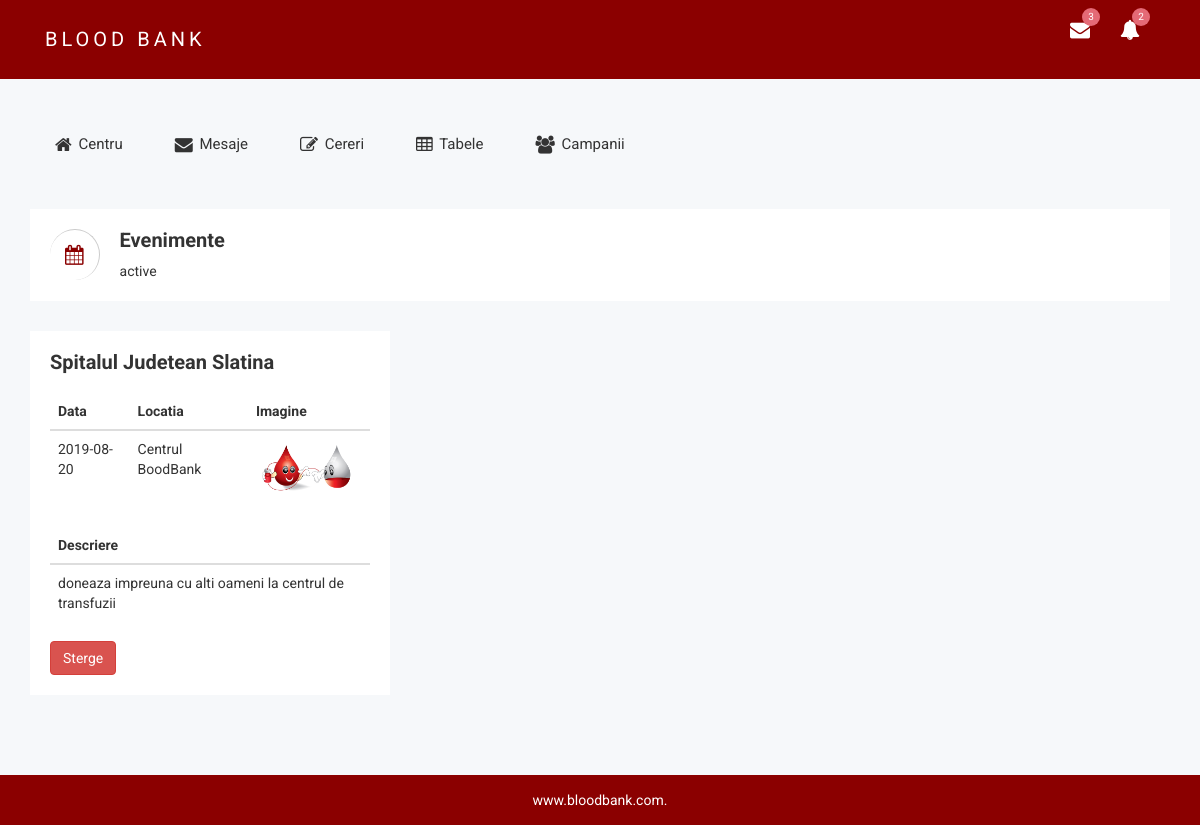
/bloodbank/a_centru/index.php/evenimente, run on the app's committed database.
### tables this page shows
CREATE TABLE `campanii` (
  `ID` int(255) NOT NULL,
  `denumire` varchar(255) NOT NULL,
  `descriere` varchar(255) NOT NULL,
  `data` date NOT NULL,
  `locatie` varchar(255) NOT NULL,
  `imagine` varchar(255) NOT NULL,
  `in_asteptare` int(255) NOT NULL,
  `participanti` int(255) NOT NULL
);

### bloodbank/a_centru/application/controllers/Evenimente.php (called while the page is built, shortened)
<?php
class Evenimente extends CI_Controller {
	public function __construct()
	{
		$this->load->model('eveniment_m');
	}
  	public function vizualizare_evenimente(){
  		$data = array(
			'evenimente' => $this->eveniment_m->get_evenimente_active(),
		);
		$this->load->view('layout/header');
		$this->load->view('layout/navbar');
		$this->load->view('events/evenimente',$data);
		$this->load->view('layout/footer');
  	}
}

### bloodbank/a_centru/index.php (called while the page is built, shortened)
<?php
require_once BASEPATH.'core/CodeIgniter.php';

### bloodbank/a_centru/application/models/eveniment_m.php (called while the page is built, shortened)
<?php
class eveniment_m extends CI_Model {
	function get_evenimente_active(){
		$this->db->select('*');
		$this->db->from('campanii');
		$this->db->where('in_asteptare','1');
		$query=$this->db->get();
		return $query->result();
	}
}

### bloodbank/a_centru/application/views/events/evenimente.php (the view)
	<div class="breadcomb-area">
		<div class="container">
			<div class="row">
				<div class="col-lg-12 col-md-12 col-sm-12 col-xs-12">
					<div class="breadcomb-list">
						<div class="row">
							<div class="col-lg-6 col-md-6 col-sm-6 col-xs-12">
								<div class="breadcomb-wp">
									<div class="breadcomb-icon">
										<i class="fa fa-calendar"></i>
									</div>
									<div class="breadcomb-ctn">
										<h2>Evenimente</h2>
										<p>active</p>
									</div>
								</div>
							</div>
						</div>
					</div>
				</div>
			</div>
		</div>
	</div>
 <div class="container">
    <div class="row">
 		<?php  foreach($evenimente as $ev): ?>
        <div class="col-lg-4 col-md-6 col-sm-6 col-xs-12">
            <div class="recent-items-wp notika-shadow sm-res-mg-t-30">
                <div class="rc-it-ltd">
                    <div class="recent-items-ctn">
                        <div class="recent-items-title">
                            <h2><?php echo $ev->denumire?></h2>
                        </div>
                    </div>
                    <div class="recent-items-inn">
                        <table class="table table-inner table-vmiddle">
                            <thead>
                                <tr>
                                    <th>Data</th>
                                    <th>Locatia</th>
                                    <th>Imagine</th>
                                </tr>
                            </thead>
                            <tbody>
                                <tr>
                                    <td > <?php echo $ev->data?> </td>
                                    <td> <?php echo $ev->locatie?> </td>
                                    <td><img style="border-radius: 4px; width: 120px;" src="<?php echo base_url('assets/uploads/'.$ev->imagine) ?>"/></td>
                                </tr>
                            </tbody>
                        </table>
                    </div>
                    <table class="table table-inner table-vmiddle">
                        <thead>
                            <tr>
                                <th>Descriere</th>
                            </tr>
                        </thead>
                        <tbody>
                            <tr>
                                <td ><?php echo $ev->descriere ?> </td>
                            </tr>
                        </tbody>
                    </table>
                            <a class="btn btn-danger"href="<?php echo base_url('evenimente/delete_ev/'.$ev->ID)?>">Sterge</a>
            	</div>
            </div>
                    <br>
       </div>
    <?php endforeach?>
    </div>
    <br>
</div>

### bloodbank/a_centru/assets/css/main.css (style rules this page uses)
html { color: #222; font-size: 1em; line-height: 1.4; }
audio, canvas, iframe, img, svg, video { vertical-align: middle; }

### data on the page
campanii: denumire "Spitalul Judetean Slatina", data "2019-08-20", locatie "Centrul BoodBank", imagine (picture), descriere "doneaza impreuna cu alti oameni la centrul de transfuzii"
